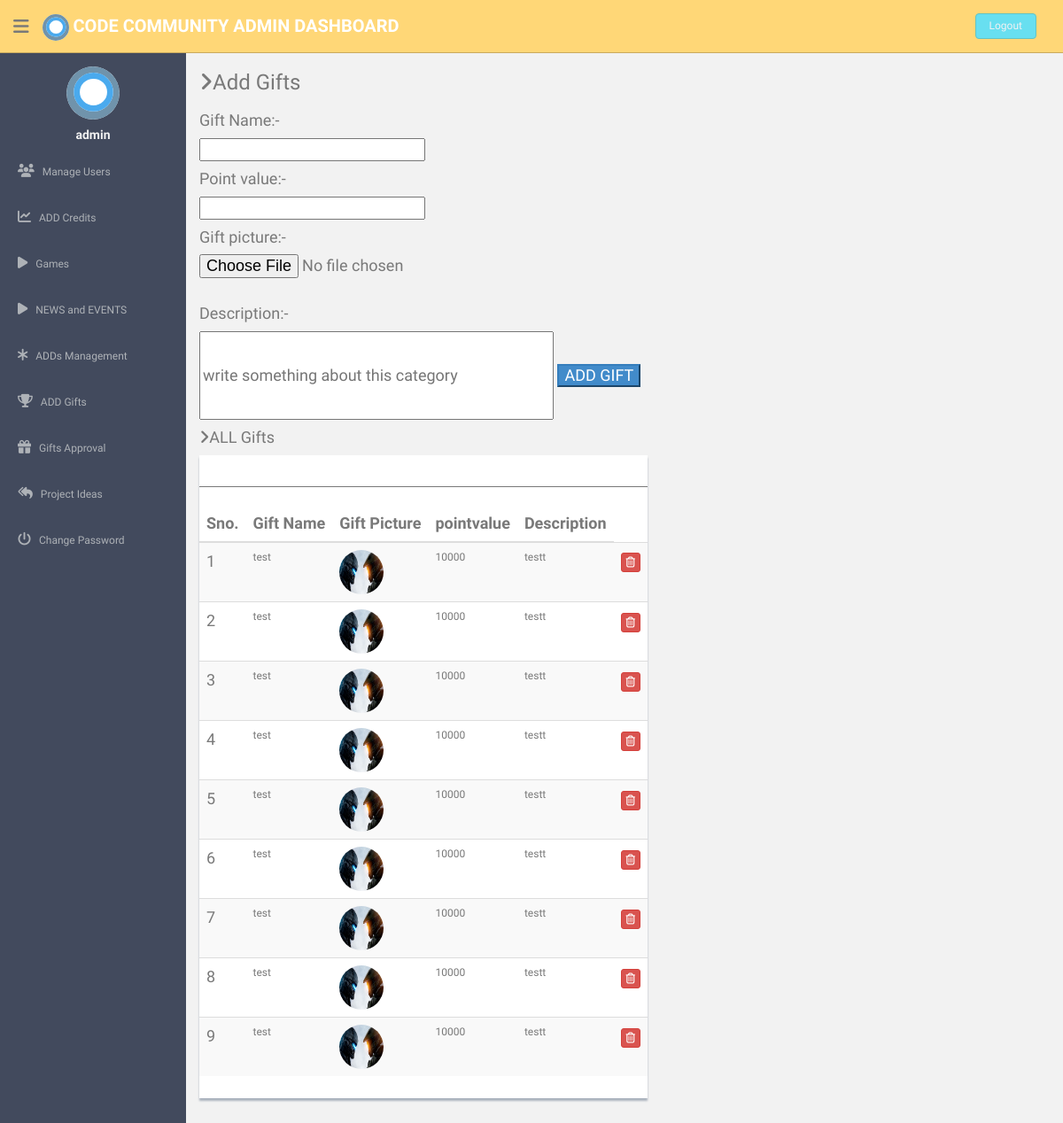
Page /admin/addgifts.php (signed in) on the committed database.
### tables this page shows
CREATE TABLE `gift` (
  `gift_id` int(11) NOT NULL,
  `giftname` varchar(255) NOT NULL,
  `description` varchar(1000) NOT NULL,
  `image` varchar(255) NOT NULL,
  `pointvalue` int(11) NOT NULL,
  `active` int(11) NOT NULL DEFAULT '0'
);

### admin/addgifts.php (the view, shortened to what this page needs)
<?php
include('dbconnection.php');
?><!DOCTYPE html>
<html lang="en">
  <head>
    <link href="assets/css/bootstrap.css" rel="stylesheet">
    <link href="assets/font-awesome/css/font-awesome.css" rel="stylesheet" />
    <link href="assets/css/style.css" rel="stylesheet">
    <link href="assets/css/style-responsive.css" rel="stylesheet">
  </head>
  <body>
  <section id="container" >
  <?php include('./header.php'); ?>
        <?php include('./sidebar.php'); ?>
      <section id="main-content">
          <section class="wrapper">
     <h3><i class="fa fa-angle-right"></i>Add Gifts </h3>
    <form method="post" action="" name="category" id="category" enctype="multipart/form-data">
    <label for="cat"><h4>Gift Name:-<h4></label>
    <input id="cat" required="" name="catname" type="text"><br>
    <label for="cat"><h4>Point value:-<h4></label>
    <input id="cat" required="" name="point" type="number"><br>
    <label for="cat"><h4>Gift picture:-<h4></label>
    <input id="cat" name="image" required="" type="file"><br>
    <label for="asd"><h4>Description:-<h4></label>
    <input id="asd" style="height:100px; width:400px; text-align:justify; over-flow:wrap; " name="catdesc" type="text" placeholder="write something about this category" required="">
    <input type="submit" name="category" id="category" class="btn-primary" value="ADD GIFT">
    </form>
    <h4><i class="fa fa-angle-right"></i>ALL Gifts</h4>
            <div class="row">
                  <div class="col-md-12">
                      <div class="content-panel">
                          <table class="table table-striped table-advance table-hover">
	                  	  	  <hr>
                              <thead>
                              <tr>
                                  <th>Sno.</th>
                                  <th>Gift Name</th>
                                  <th>Gift Picture</th>
                                  <th>pointvalue</th>
                                  <th>Description </th>
                              </tr>
                              </thead>
                              <tbody>
                              <?php $ret=mysqli_query($con,"SELECT * FROM gift");
                                $cnt=1;
                                while($row=mysqli_fetch_array($ret))
                                {
                                  ?>
                              <tr>
                              <td><?php echo $cnt;?></td>
                              <td style="font-size:12px;"><?php echo $row['giftname'];?></td>
                              <td><img alt="User Pic" src="../giftimage/<?php echo $row['image']; ?>" style="width:50px; height:50px;" class="img-circle img-responsive"></td>
                              <td style="font-size:12px;"><?php echo $row['pointvalue'];?></td>
                              <td><p id="content" readonly style="font-size:12px;"><?php echo $row['description'];?></p></td>
                              <td>
                              <a>
                                  <form action="" method="post" name="delete">
                                  <button type="submit" name="delete" class="btn btn-danger btn-xs" onClick="return confirm('Do you really want to delete');"><i class="fa fa-trash-o "></i></button></a>
                              </td>
                          </tr>
                              <?php $cnt=$cnt+1; }?>
                              </tbody>
                          </table>
                      </div>
                  </div>
              </div>
    </section>
    </section>
  </body>
</html>

### admin/assets/css/style.css (style rules this page uses)
body { color: #797979; background: #f2f2f2; font-family: 'Ruda', sans-serif; padding: 0px !important; margin: 0px !important; font-size:13px; }
a, a:hover, a:focus { text-decoration: none; outline: none; }
#container { width: 100%; height: 100%; }
hr { margin-top: 20px; margin-bottom: 20px; border: 0; border-top: 1px solid #797979; }
#main-content { margin-left: 210px; }
.wrapper { display: inline-block; margin-top: 60px; padding-left: 15px; padding-right: 15px; padding-bottom: 15px; padding-top: 0px; width: 100%; }
.content-panel { background: #ffffff; box-shadow: 0px 3px 2px #aab2bd; padding-top: 15px; padding-bottom: 5px; }
label { font-weight: 400; }

### admin/header.php (style rules this page uses)
body { color: #797979; background: #f2f2f2; font-family: 'Ruda', sans-serif; padding: 0px !important; margin: 0px !important; font-size:13px; }

### rows in the picture
gift: giftname "test", image (picture), pointvalue "10000", description "testt"
gift: giftname "test", image (picture), pointvalue "10000", description "testt"
gift: giftname "test", image (picture), pointvalue "10000", description "testt"
gift: giftname "test", image (picture), pointvalue "10000", description "testt"
gift: giftname "test", image (picture), pointvalue "10000", description "testt"
gift: giftname "test", image (picture), pointvalue "10000", description "testt"
gift: giftname "test", image (picture), pointvalue "10000", description "testt"
gift: giftname "test", image (picture), pointvalue "10000", description "testt"
gift: giftname "test", image (picture), pointvalue "10000", description "testt"

### other values in the picture
$_SESSION['adminlogin'] "admin"
